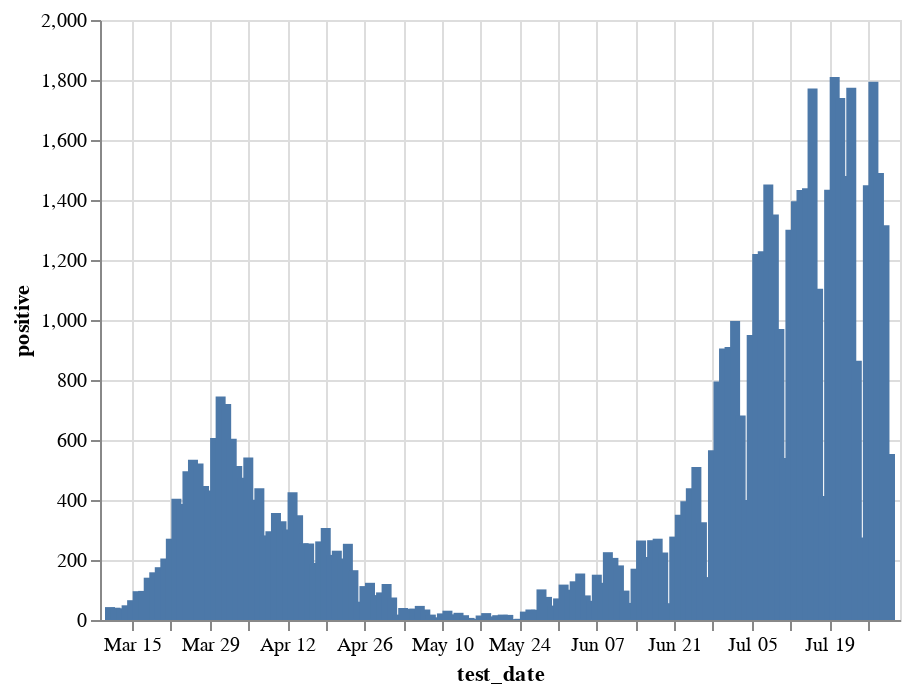

Here is the notebook cell this chart was saved with:
### Code cell
alt.Chart(pr.reset_index()).mark_bar().encode(
    x='test_date',
    y='positive',
    tooltip=['test_date', 'positive']
).interactive()

### Figure 1 — Vega-Lite specification as saved in the notebook (floating-point values rounded to 4 significant figures; data arrays with more than 128 entries replaced by an {"elided": "..."} marker saying what was removed)
{"config": {"view": {"continuousWidth": 400, "continuousHeight": 300}}, "data": {"name": "data-97930e8977be57ce49d1eafa22c34cf1"}, "mark": "bar", "encoding": {"tooltip": [{"type": "temporal", "field": "test_date"}, {"type": "quantitative", "field": "positive"}], "x": {"type": "temporal", "field": "test_date"}, "y": {"type": "quantitative", "field": "positive"}}, "selection": {"selector003": {"type": "interval", "bind": "scales", "encodings": ["x", "y"]}}, "$schema": "https://vega.github.io/schema/vega-lite/v4.8.1.json", "datasets": {"data-97930e8977be57ce49d1eafa22c34cf1": {"elided": "142 records"}}}
